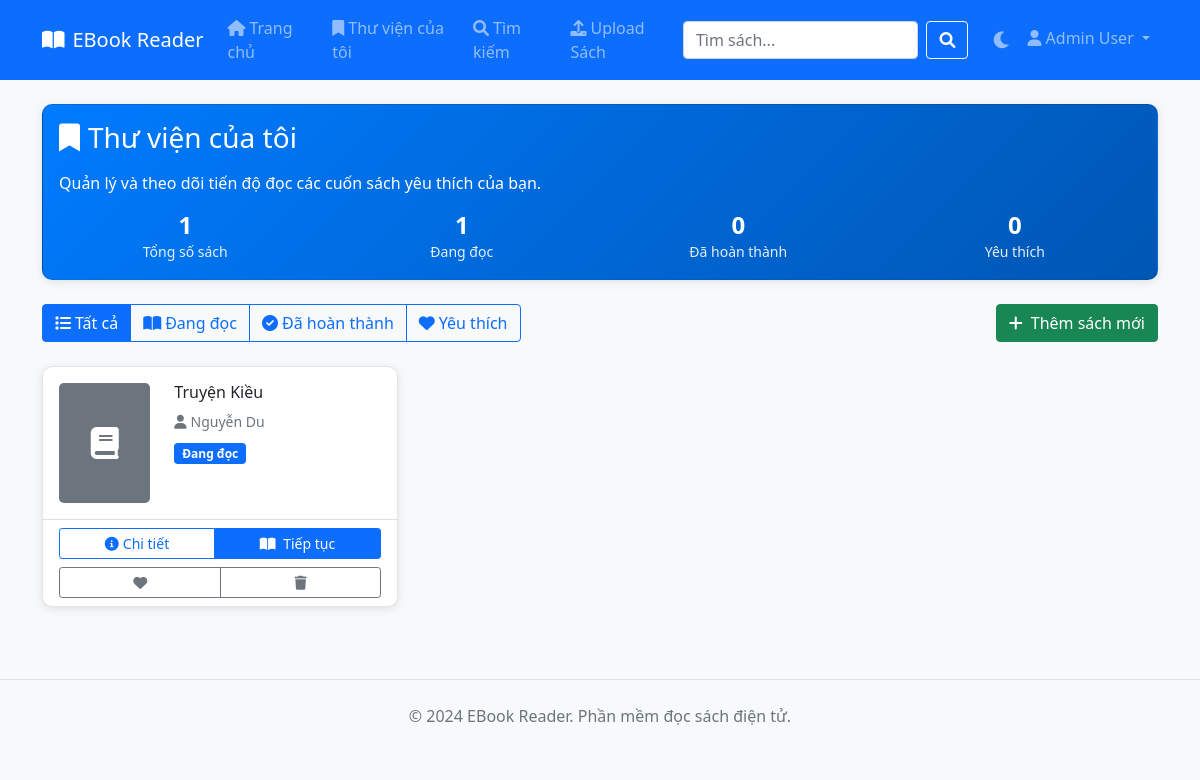
/library (signed in), run on an earlier commit of the app's database.
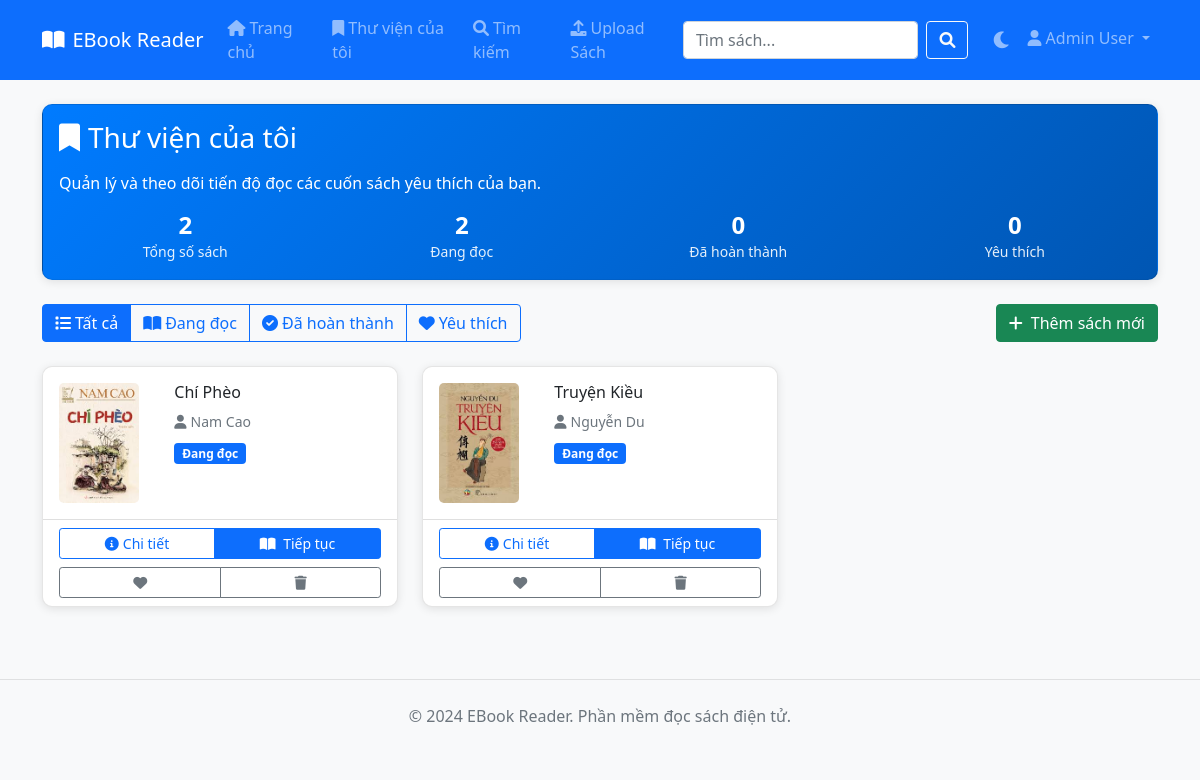
And on a later commit of the database.
### tables this page shows
CREATE TABLE user_library (
                    user_library_id INTEGER PRIMARY KEY AUTOINCREMENT,
                    user_id INTEGER,
                    book_id INTEGER,
                    is_favorite BOOLEAN DEFAULT FALSE,
                    last_read_position INTEGER DEFAULT 0,
                    reading_status TEXT DEFAULT 'not_started',
                    added_date TIMESTAMP DEFAULT CURRENT_TIMESTAMP,
                    FOREIGN KEY (user_id) REFERENCES users (user_id),
                    FOREIGN KEY (book_id) REFERENCES books (book_id)
                );

CREATE TABLE books (
                    book_id INTEGER PRIMARY KEY AUTOINCREMENT,
                    title TEXT NOT NULL,
                    author_id INTEGER,
                    publisher_id INTEGER,
                    description TEXT,
                    cover_image_url TEXT,
                    file_path TEXT,
                    publication_year INTEGER,
                    page_count INTEGER,
                    added_at TIMESTAMP DEFAULT CURRENT_TIMESTAMP,
                    FOREIGN KEY (author_id) REFERENCES authors (author_id),
                    FOREIGN KEY (publisher_id) REFERENCES publishers (publisher_id)
                );

CREATE TABLE authors (
                    author_id INTEGER PRIMARY KEY AUTOINCREMENT,
                    author_name TEXT NOT NULL,
                    birth_year INTEGER,
                    nationality TEXT
                );

### app/views.py (the view)
@main_bp.route('/library')
def library():
    if 'user_id' not in session:
        return redirect(url_for('main.login'))
    books, error = library_service.get_user_library(session['user_id'])
    if error:
        flash(error, 'error')
    return render_template('library.html', books=books)

### app/models.py (called while the page is built)
    def get_connection(self):
        conn = sqlite3.connect(self.db_path, timeout=Config.DATABASE_TIMEOUT)
        conn.row_factory = sqlite3.Row
        return conn

    def get_user_books(self, user_id):
        conn = self.db.get_connection()
        try:
            books = conn.execute('''
                SELECT b.*, a.author_name, ul.is_favorite, ul.reading_status, ul.last_read_position
                FROM books b
                LEFT JOIN authors a ON b.author_id = a.author_id
                JOIN user_library ul ON b.book_id = ul.book_id
                WHERE ul.user_id = ?
                ORDER BY ul.added_date DESC
            ''', (user_id,)).fetchall()
            return books
        finally:
            conn.close()

### app/services.py (called while the page is built)
    def get_user_library(self, user_id):
        try:
            books = self.user_library.get_user_books(user_id)
            return books, None
        except Exception as e:
            return [], f"Lỗi khi lấy thư viện: {str(e)}"

### templates/library.html (shortened to what the changed rows need)
{% extends "base.html" %}
{% block content %}
<div class="container mt-4">
    <div class="row mb-4">
        <div class="col-12">
            <div class="card bg-gradient-primary text-white">
                <div class="card-body">
                    <div class="row text-center">
                        <div class="col-md-3">
                            <div class="stat">
                                <h4>{{ books|length }}</h4>
                                <small>Tổng số sách</small>
                            </div>
                        </div>
                        <div class="col-md-3">
                            <div class="stat">
                                <h4>{{ books|selectattr('reading_status', 'equalto', 'reading')|list|length }}</h4>
                                <small>Đang đọc</small>
                            </div>
                        </div>
                    </div>
                </div>
            </div>
        </div>
    </div>
    <div class="row" id="booksGrid">
        {% if books %}
            {% for book in books %}
            <div class="col-md-6 col-lg-4 mb-4 book-item"
                 data-status="{{ book.reading_status }}"
                 data-favorite="{{ '1' if book.is_favorite else '0' }}">
                <div class="card h-100 book-card">
                    <div class="card-body">
                        <div class="row">
                            <div class="col-4">
                                {% if book.cover_image_url %}
                                    <img src="{{ book.cover_image_url }}"
                                         class="img-fluid book-cover" alt="{{ book.title }}">
                                {% else %}
                                    <div class="book-cover-placeholder bg-secondary d-flex align-items-center justify-content-center">
                                        <i class="fas fa-book fa-2x text-white"></i>
                                    </div>
                                {% endif %}
                            </div>
                            <div class="col-8">
                                <h6 class="card-title">{{ book.title }}</h6>
                                <p class="card-text text-muted small mb-2">
                                    <i class="fas fa-user me-1"></i>{{ book.author_name or 'Không rõ tác giả' }}
                                </p>
                                <div class="mt-2">
                                    {% if book.reading_status == 'reading' %}
                                        <span class="badge bg-primary">Đang đọc</span>
                                    {% elif book.reading_status == 'completed' %}
                                        <span class="badge bg-success">Đã hoàn thành</span>
                                    {% elif book.reading_status == 'not_started' %}
                                        <span class="badge bg-secondary">Chưa đọc</span>
                                    {% endif %}
                                </div>
                            </div>
                        </div>
                    </div>
                    <div class="card-footer bg-transparent">
                        <div class="btn-group w-100" role="group">
                            <a href="{{ url_for('main.book_detail', book_id=book.book_id) }}"
                               class="btn btn-outline-primary btn-sm">
                                <i class="fas fa-info-circle me-1"></i>Chi tiết
                            </a>
                            <a href="{{ url_for('main.read_book', book_id=book.book_id) }}"
                               class="btn btn-primary btn-sm">
                                <i class="fas fa-book-open me-1"></i>
                                {% if book.reading_status == 'reading' %}Tiếp tục{% else %}Đọc{% endif %}
                            </a>
                        </div>
                        <div class="mt-2">
                            <div class="btn-group w-100" role="group">
                                <a href="{{ url_for('main.toggle_favorite', book_id=book.book_id) }}"
                                   class="btn btn-sm {{ 'btn-danger' if book.is_favorite else 'btn-outline-secondary' }}">
                                    <i class="fas fa-heart"></i>
                                </a>
                                <button class="btn btn-outline-secondary btn-sm"
                                        onclick="removeFromLibrary(this)"
                                        data-book-id="{{ book.book_id }}">
                                    <i class="fas fa-trash"></i>
                                </button>
                            </div>
                        </div>
                    </div>
                </div>
            </div>
            {% endfor %}
        {% endif %}
    </div>
</div>
{% endblock %}

What changed in the data, as far as the page shows it:
added user_library: cover_image_url (picture), title "Chí Phèo", author_name "Nam Cao", reading_status "Đang đọc"
changed user_library "Truyện Kiều": cover_image_url: picture added
Also different on the page:
{{ books|length }}: "1" → "2"
{{ books|selectattr('reading_status', 'equalto', 'reading')|list|length }}: "1" → "2"
